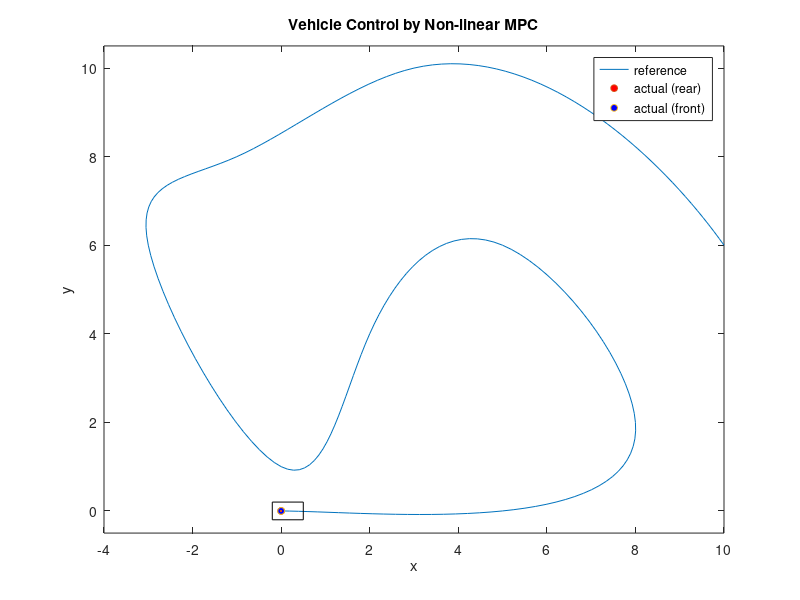

Here is the MATLAB script that generated this plot: (Note: this script raises an error after producing the figure.)
clear all;
clc;

load('xypath.mat');
load('xHistory.mat');

figure(1);
plot(xypath(:,1), xypath(:,2));
axis equal;

%%

carWB = 0.3;
carFrame = 0.2;

hold on;

% point that represents front tire
rearX = xHistory(1,1);
rearY = xHistory(1,2);
rearTire = plot(rearX, rearY, 'o', 'MarkerSize' ,5, 'MarkerFaceColor', 'r');

% point that represents front tire
frontX = xHistory(1,1) + carWB * cos(xHistory(1,3));
frontY = xHistory(1,2) + carWB * sin(xHistory(1,3));
frontTire = plot(xHistory(1,1), xHistory(1,2), 'o', 'MarkerSize' ,5, 'MarkerFaceColor', 'b');

% rectangle that represents car
carPos =  [(rearX-carFrame) (rearY-carFrame) (carWB+2*carFrame) (2*carFrame)]';
carX = [(rearX-carFrame) (rearX+carWB+carFrame) (rearX+carWB+carFrame) (rearX-carFrame)];
carY = [(rearY-carFrame) (rearY-carFrame) (rearY+carFrame) (rearY+carFrame)];
car = patch('XData', carX, 'YData', carY, 'FaceColor', 'none');

carPath = plot(xHistory(1,1), xHistory(2,1), 'Color', '#D95319');

xlim([-4, 10]);
ylim([-0.5, 10.5]);

legend("reference", "actual (rear)", "actual (front)");
title("Vehicle Control by Non-linear MPC");
xlabel("x");
ylabel("y");

hold off;

myVideo = VideoWriter('MPC_car_result'); %open video file
myVideo.FrameRate = 15;  %can adjust this, 5 - 10 works well for me
open(myVideo)

for t = 1:length(xHistory(1,:))
    rearX = xHistory(1,t); % rear tire position x
    rearY = xHistory(2,t); % front tire position y
    set(rearTire, 'XData', rearX, 'YData', rearY); % update rearTire place
    
    frontX = xHistory(1,t) + carWB * cos(xHistory(3,t)); % front tire position x
    frontY = xHistory(2,t) + carWB * sin(xHistory(3,t)); % front tire position y
    set(frontTire, 'XData', frontX, 'YData', frontY); % update frontTire place
    
    carX = [(rearX-carFrame) (rearX+carWB+carFrame) (rearX+carWB+carFrame) (rearX-carFrame)];
    carY = [(rearY-carFrame) (rearY-carFrame) (rearY+carFrame) (rearY+carFrame)];
    set(car, 'XData', carX, 'YData', carY);
    direction = [0 0 1];
    deg = xHistory(3,t) * 180 / 3.14159265;
    tireOrigin = [rearX, rearY, 0];
    rotate(car, direction, deg, tireOrigin); % rotate rectangle
    
    set(carPath, 'XData', xHistory(1,1:t), 'YData', xHistory(2,1:t));
    
    drawnow; % update figure
    
    frame = getframe(gcf); % get frame
    writeVideo(myVideo, frame);
    
    pause(0.05);
end

close(myVideo)